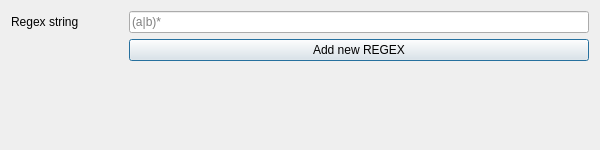
<?xml version="1.0" encoding="UTF-8"?>
<ui version="4.0">
 <class>create_regex_dialog</class>
 <widget class="QDialog" name="create_regex_dialog">
  <property name="windowModality">
   <enum>Qt::WindowModal</enum>
  </property>
  <property name="geometry">
   <rect>
    <x>0</x>
    <y>0</y>
    <width>600</width>
    <height>150</height>
   </rect>
  </property>
  <property name="minimumSize">
   <size>
    <width>600</width>
    <height>150</height>
   </size>
  </property>
  <property name="windowTitle">
   <string>Create REGEX</string>
  </property>
  <property name="sizeGripEnabled">
   <bool>false</bool>
  </property>
  <property name="modal">
   <bool>true</bool>
  </property>
  <layout class="QFormLayout" name="formLayout">
   <property name="fieldGrowthPolicy">
    <enum>QFormLayout::AllNonFixedFieldsGrow</enum>
   </property>
   <property name="horizontalSpacing">
    <number>50</number>
   </property>
   <item row="0" column="0">
    <widget class="QLabel" name="label">
     <property name="text">
      <string>Regex string</string>
     </property>
    </widget>
   </item>
   <item row="0" column="1">
    <widget class="QLineEdit" name="dfa_alphabet">
     <property name="toolTip">
      <string/>
     </property>
     <property name="inputMethodHints">
      <set>Qt::ImhNone</set>
     </property>
     <property name="placeholderText">
      <string>(a|b)*</string>
     </property>
    </widget>
   </item>
   <item row="1" column="1">
    <widget class="QPushButton" name="add_regex_button">
     <property name="text">
      <string>Add new REGEX</string>
     </property>
    </widget>
   </item>
   <item row="2" column="1">
    <widget class="QWidget" name="widget" native="true">
     <layout class="QVBoxLayout" name="verticalLayout">
      <property name="spacing">
       <number>9</number>
      </property>
      <property name="margin">
       <number>0</number>
      </property>
     </layout>
    </widget>
   </item>
  </layout>
 </widget>
 <resources/>
 <connections/>
</ui>
